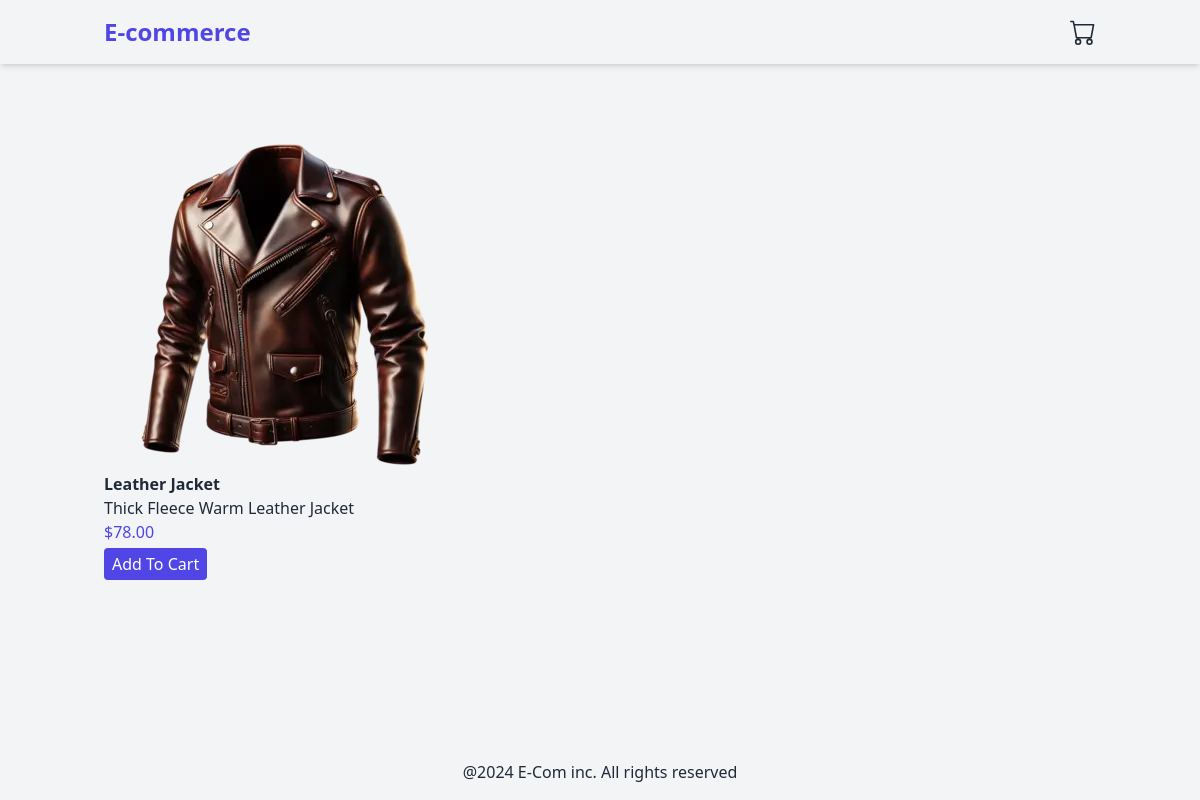
Page /product/2/leather-jacket/ on the committed database.
### products/models.py (models this page shows, shortened)
class Product(models.Model):
    category = models.ForeignKey(Category, related_name='products', on_delete=models.CASCADE)
    name = models.CharField(max_length=250)
    slug = models.SlugField(max_length=250)
    description = models.TextField(blank=True)
    price = models.DecimalField(max_digits=10, decimal_places=2)
    available = models.BooleanField(default=True)
    created = models.DateTimeField(auto_now_add=True)
    updated = models.DateTimeField(auto_now=True)
    image = models.ImageField(upload_to='products', blank=True, null=True)

### products/views.py (the view)
# urls.py: path('product/<int:id>/<slug:slug>/', views.product_detail, name='product_detail'),
def product_detail(request, id, slug):
    product = get_object_or_404(Product, id=id, slug=slug, available=True)
    return render(request, 'products/product/detail.html', {'product':product})

### products/templates/products/product/detail.html (shortened to what this page needs)
{% extends 'base.html' %} {% load static %}  {% block content %}
<div class="container mx-auto p-4 flex">
  <div>
    {%if product.image%}
    <img
      src="{{product.image.url}}"
      alt="{{product.name}}"
      class="max-h-[70vh]"
    />
    {%else%}
    <p>The image is not available</p>
    {%endif%}
    <h3 class="font-semibold">{{product.name}}</h3>
    <p>{{product.description}}</p>
    <p class="text-indigo-600">${{product.price}}</p>
    <form
      action="{%url 'cart:cart_add' product.id%}"
      method="post"
      id="add-to-cart-form"
    >
      <button
        type="submit"
        class="bg-indigo-600 text-white px-2 py-1 rounded mt-1"
      >
        Add To Cart
      </button>
    </form>
  </div>
</div>
{% endblock %}

### rows in the picture
Product: image (picture), name "Leather Jacket", description "Thick Fleece Warm Leather Jacket", price "78.00"
